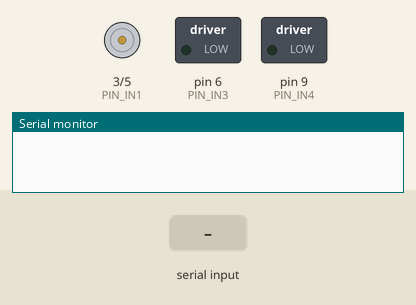
The sketch below on a simulated Arduino Uno, built with avr-gcc and run on an emulated ATmega328P. Parts: motor-driver pin pairs drawn as motors (green arrow = first pin HIGH = forward, orange = second pin HIGH = backward, longer = more drive), switched loads named in the sketch (green lamp = pin HIGH), the last lines printed to the serial monitor. Inputs (shaded band) come from the test bench.

Above: at 1.2 s.
1.3 s: "F90\n" received over Serial
At 3.5 s:
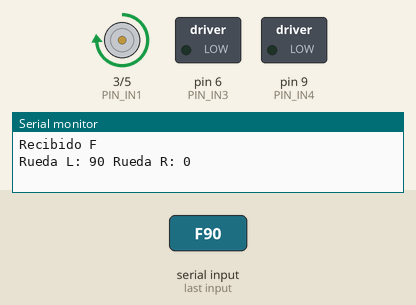
3.8 s: "B90\n" received over Serial
At 5.6 s:
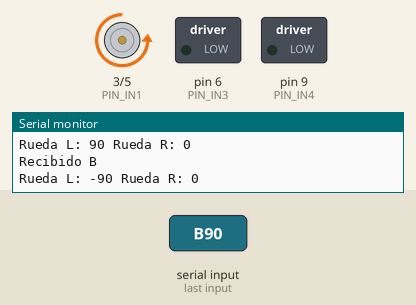
6.3 s: "F,45\n" received over Serial
At 8.5 s:
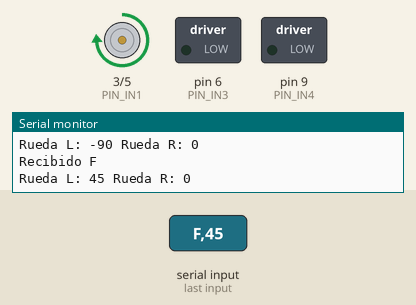
8.8 s: "B,45\n" received over Serial
At 10.6 s:
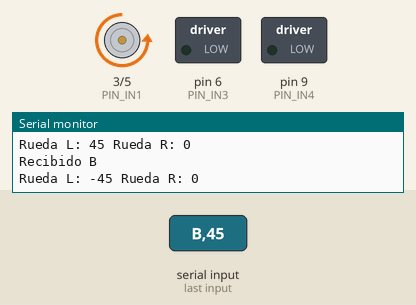
Timing chart, 0 to 12.1 s (numbered marks = the images above; inputs shaded):
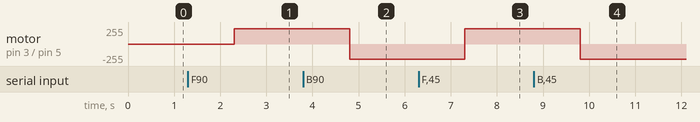

Measured:
- after the input at 1.3 s, motor on pin 3 (PIN_IN1) / pin 5 (PIN_IN2): stopped → forward 229/255 after 1.0 s
- after the input at 3.8 s, motor on pin 3 (PIN_IN1) / pin 5 (PIN_IN2): forward 229/255 → backward 230/255 after 1.0 s
- after the input at 6.3 s, motor on pin 3 (PIN_IN1) / pin 5 (PIN_IN2): backward 230/255 → forward 229/255 after 1.0 s
- after the input at 8.8 s, motor on pin 3 (PIN_IN1) / pin 5 (PIN_IN2): forward 229/255 → backward 230/255 after 1.0 s

The sketch:

motores.ino
```cpp
/*
-------------------------------------------------------------------
    Ejemplo de control de motores
    ORC 2.19
--------------------------------------------------------------------
    Esta función espera por puerto serie una cadena de forma:
    FX,Y //Mover hacia delante
    BX,Y //Mover hacia detrás
    dónde X e Y son los valores de los motores izquierdo y derecho
    respectivamente para calibrar que el robot vaya recto.
--------------------------------------------------------------------
*/


//Motor A (Left)
#define PIN_IN1 3
#define PIN_IN2 5

// Motor B (Right)
#define PIN_IN3 6
#define PIN_IN4 9

char recibido;

void setup() {
    //Inicializamos el puerto serie
    Serial.begin(9600);

    //Declaramos los pines de control del driver como salida (PWM)
    pinMode(PIN_IN1, OUTPUT);
    pinMode(PIN_IN2, OUTPUT);
    pinMode(PIN_IN3, OUTPUT);
    pinMode(PIN_IN4, OUTPUT);
}

void loop() {
    //Espera a que le llegue algo al puerto serie
    while (!Serial.available());

    recibido = Serial.read(); //Lee el primer caracter
    if (recibido == 'F') { //Si detecta "F"
        int L, R;
        Serial.println("Recibido F");
        L =int( Serial.parseInt()); //Lee primer valor
        R =int( Serial.parseInt()); //Lee segundo valor
        Serial.print("Rueda L: ");
        Serial.print(L);
        Serial.print(" Rueda R: ");
        Serial.println(R);
        motores(L, R);
    }
    else if (recibido == 'B') { //Si detecta "B"
        int L, R;
        Serial.println("Recibido B");
        L =int( Serial.parseInt()); //Lee primer valor
        R =int( Serial.parseInt()); //Lee segundo valor
        Serial.print("Rueda L: ");
        Serial.print(-L);
        Serial.print(" Rueda R: ");
        Serial.println(-R);
        motores(-L, -R);
    }
}

void motores (int mot_L, int mot_R){
    //Restringe el rango de la entrada (en porcentaje)
    mot_L=constrain(mot_L,-100,100);
    mot_R=constrain(mot_R,-100,100);

    //Mapeo los valores de porcentaje a resolución de 8 bit PWM
    mot_L=map(mot_L,-100,100,-255,255);
    mot_R=map(mot_R,-100,100,-255,255);

    //Lógica de decisión:
    if(mot_L>0){
        analogWrite(PIN_IN1,mot_L);
        analogWrite(PIN_IN2,0);
    }
    else if(mot_L==0){
        analogWrite(PIN_IN1,0);
        analogWrite(PIN_IN2,0);
    }else{
        analogWrite(PIN_IN1,0);
        analogWrite(PIN_IN2,-1*mot_L);
    }

    if(mot_R>0){
        analogWrite(PIN_IN3,mot_R);
        analogWrite(PIN_IN4,0);
    }else if(mot_R==0){
        analogWrite(PIN_IN3,0);
        analogWrite(PIN_IN4,0);
    }else{
        analogWrite(PIN_IN3,0);
        analogWrite(PIN_IN4,-1*mot_R);
    }
}
```
